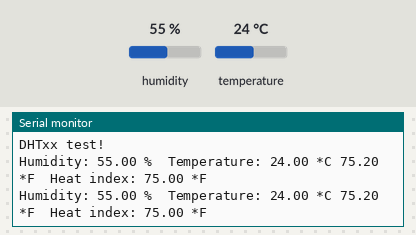
This sketch was run on a simulated ESP8266 (NodeMCU). On the bench: the last lines printed to the serial monitor. Inputs (shaded band) come from the test bench; at power-on: humidity 55 %, temperature 24 °C. WiFi joins after 1.5 s; servers stay silent unless stated.

Above: at 11.6 s.
11.7 s: humidity set to 22 %
At 17.7 s:
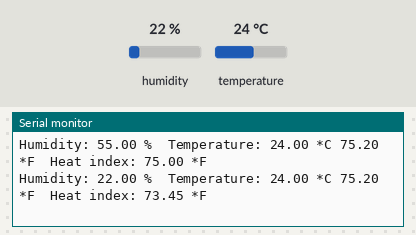
20.0 s: temperature set to 12 °C
At 23.7 s:
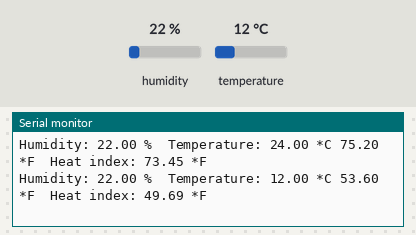
28.3 s: humidity set to 40 %
At 28.6 s:
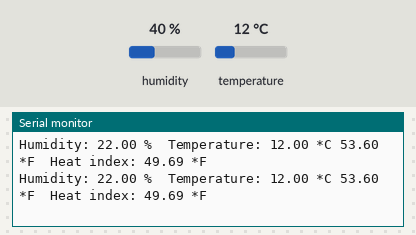
Timing chart, 0 to 31.3 s (numbered marks = the images above; inputs shaded):
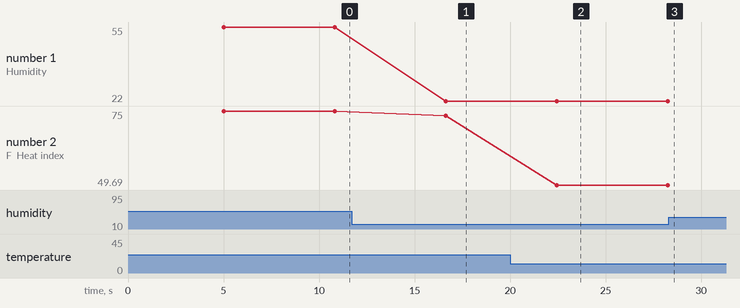

The sketch:

DTH_code.ino
```cpp
// Example testing sketch for various DHT humidity/temperature sensors
// Written by ladyada, public domain
#include <Wire.h>
#include <ESP8266WiFi.h>;
#include <WiFiClient.h>;
#include <ThingSpeak.h>;
#include "DHT.h"

#define DHTPIN D1     // what pin we're connected to
 const char* ssid = "JioFiber-6HPFC"; //Your Network SSID
const char* password = "jionet123"; //Your Network Password
WiFiClient client;
unsigned long myChannelNumber = 1411111; //Your Channel Number (Without Brackets)
const char * myWriteAPIKey = "R49YBNJI41BMLRK7"; //Your Write API Key
#define DHTTYPE DHT22   // DHT 22  (AM2302)
DHT dht(DHTPIN, DHTTYPE);
void setup() {
  Serial.begin(9600);
  Serial.println("DHTxx test!");
  dht.begin();
 WiFi.begin(ssid, password);
 ThingSpeak.begin(client);
}

void loop() {
  // Wait a few seconds between measurements.
  delay(5000);

  // Reading temperature or humidity takes about 250 milliseconds!
  // Sensor readings may also be up to 2 seconds 'old' (its a very slow sensor)
  float h = dht.readHumidity();
  // Read temperature as Celsius
  float t = dht.readTemperature();
  // Read temperature as Fahrenheit
  float f = dht.readTemperature(true);

  // Check if any reads failed and exit early (to try again).
  if (isnan(h) || isnan(t) || isnan(f)) {
    Serial.println("Failed to read from DHT sensor!");
    return;
  }

  // Compute heat index
  // Must send in temp in Fahrenheit!
  float hi = dht.computeHeatIndex(f, h);

  Serial.print("Humidity: ");
  Serial.print(h);
  Serial.print(" %\t");
  Serial.print("Temperature: ");
  Serial.print(t);
  Serial.print(" *C ");
  Serial.print(f);
  Serial.print(" *F\t");
  Serial.print("Heat index: ");
  Serial.print(hi);
  Serial.println(" *F");
ThingSpeak.writeField(myChannelNumber, 1, t, myWriteAPIKey); //Update in ThingSpeak
delay (200);
ThingSpeak.writeField(myChannelNumber, 2, h, myWriteAPIKey); //Update in ThingSpeak

}
```

Measured:
- after the input at 11.7 s, the serial monitor: prints a new line after 4.9 s (image 1)
- after the input at 20.0 s, the serial monitor: prints a new line after 2.4 s (image 2)
- plotted number 1: 55 → 22 after the input at 11.7 s, 22 → 40 after the input at 28.3 s
- plotted number 2: 75 → 73.45 after the input at 11.7 s, 73.45 → 49.69 after the input at 20.0 s, 49.69 → 50.54 after the input at 28.3 s
